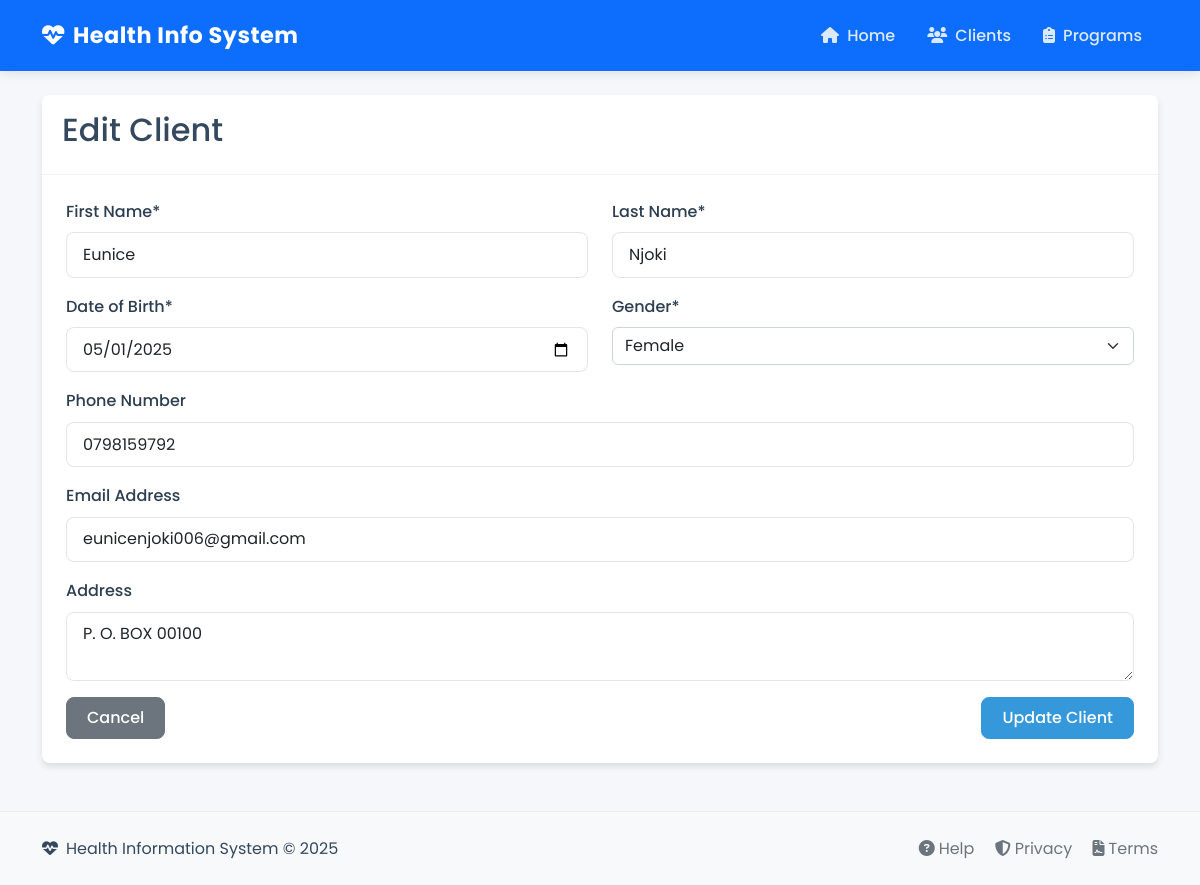
/clients/1/edit, run on the app's committed database.
### models/client.py (models this page shows, shortened)
class Client(db.Model):
    id = db.Column(db.Integer, primary_key=True)
    first_name = db.Column(db.String(50), nullable=False)
    last_name = db.Column(db.String(50), nullable=False)
    date_of_birth = db.Column(db.Date, nullable=False)
    gender = db.Column(db.String(10), nullable=False)
    phone = db.Column(db.String(15))
    email = db.Column(db.String(120))
    address = db.Column(db.String(200))
    created_at = db.Column(db.DateTime, default=datetime.utcnow)
    updated_at = db.Column(db.DateTime, default=datetime.utcnow, onupdate=datetime.utcnow)
    programs = db.relationship('Program', secondary=client_program,
                              backref=db.backref('clients', lazy='dynamic'))

### routes/web.py (the view, shortened to what this page needs)
@web.route('/clients/<int:client_id>/edit', methods=['GET', 'POST'])
def edit_client(client_id):
    client = ClientService.get_client(client_id)
    if not client:
        flash('Client not found', 'danger')
        return redirect(url_for('web.clients'))
    return render_template('client_form.html', client=client)

### services/client_service.py (called while the page is built)
    @staticmethod
    def get_client(client_id):
        return Client.query.get(client_id)

### templates/client_form.html (shortened to what this page needs)
{% extends 'base.html' %}
{% block content %}
<div class="card">
    <div class="card-header">
        <h2>{{ 'Edit' if client else 'Register New' }} Client</h2>
    </div>
    <div class="card-body">
        <form method="post">
            <div class="row">
                <div class="col-md-6 mb-3">
                    <label for="first_name" class="form-label">First Name*</label>
                    <input type="text" class="form-control" id="first_name" name="first_name" required
                        value="{{ client.first_name if client else '' }}">
                </div>
                <div class="col-md-6 mb-3">
                    <label for="last_name" class="form-label">Last Name*</label>
                    <input type="text" class="form-control" id="last_name" name="last_name" required
                        value="{{ client.last_name if client else '' }}">
                </div>
            </div>
            <div class="row">
                <div class="col-md-6 mb-3">
                    <label for="date_of_birth" class="form-label">Date of Birth*</label>
                    <input type="date" class="form-control" id="date_of_birth" name="date_of_birth" required
                        value="{{ client.date_of_birth if client else '' }}">
                </div>
                <div class="col-md-6 mb-3">
                    <label for="gender" class="form-label">Gender*</label>
                    <select class="form-select" id="gender" name="gender" required>
                        <option value="Female" {{ 'selected' if client and client.gender == 'Female' else '' }}>Female</option>
                    </select>
                </div>
            </div>
            <div class="mb-3">
                <label for="phone" class="form-label">Phone Number</label>
                <input type="tel" class="form-control" id="phone" name="phone"
                    value="{{ client.phone if client else '' }}">
            </div>
            <div class="mb-3">
                <label for="email" class="form-label">Email Address</label>
                <input type="email" class="form-control" id="email" name="email"
                    value="{{ client.email if client else '' }}">
            </div>
            <div class="mb-3">
                <label for="address" class="form-label">Address</label>
                <textarea class="form-control" id="address" name="address" rows="2">{{ client.address if client else '' }}</textarea>
            </div>
            <div class="d-flex justify-content-between">
                <a href="{{ url_for('web.clients') }}" class="btn btn-secondary">Cancel</a>
                <button type="submit" class="btn btn-primary">{{ 'Update' if client else 'Register' }} Client</button>
            </div>
        </form>
    </div>
</div>
{% endblock %}

### static/css/style.css (style rules this page uses)
:root { --primary-color: #2c3e50; --secondary-color: #3498db; --accent-color: #e74c3c; --success-color: #2ecc71; --warning-color: #f39c12; --light-color: #ecf0f1; --dark-color: #2c3e50; --text-color: #34495e; --border-radius: 0.5rem; --box-shadow: 0 4px 6px rgba(0, 0, 0, 0.1); --transition: all 0.3s ease; }
body { font-family: 'Poppins', 'Segoe UI', Tahoma, Geneva, Verdana, sans-serif; background-color: #f5f7fa; color: var(--text-color); line-height: 1.6; }
.card { border: none; border-radius: var(--border-radius); box-shadow: var(--box-shadow); transition: var(--transition); margin-bottom: 1.5rem; overflow: hidden; }
.card-header { background-color: #fff; border-bottom: 1px solid rgba(0, 0, 0, 0.05); font-weight: 600; padding: 1rem 1.25rem; }
.card-body { padding: 1.5rem; }
.btn { font-weight: 500; padding: 0.5rem 1.25rem; border-radius: var(--border-radius); transition: var(--transition); }
.btn-primary { background-color: var(--secondary-color); border-color: var(--secondary-color); }
.form-control { border-radius: var(--border-radius); padding: 0.6rem 1rem; border: 1px solid rgba(0, 0, 0, 0.1); }
.form-label { font-weight: 500; color: var(--primary-color); }

### data on the page
Client: first_name "Eunice", last_name "Njoki", date_of_birth "05/01/2025", phone "0798159792", email "eunicenjoki006@gmail.com", address "P. O. BOX 00100"

### other printed values
{{ 'Edit' if client else 'Register New' }} "Edit"
{{ 'Update' if client else 'Register' }} "Update"
